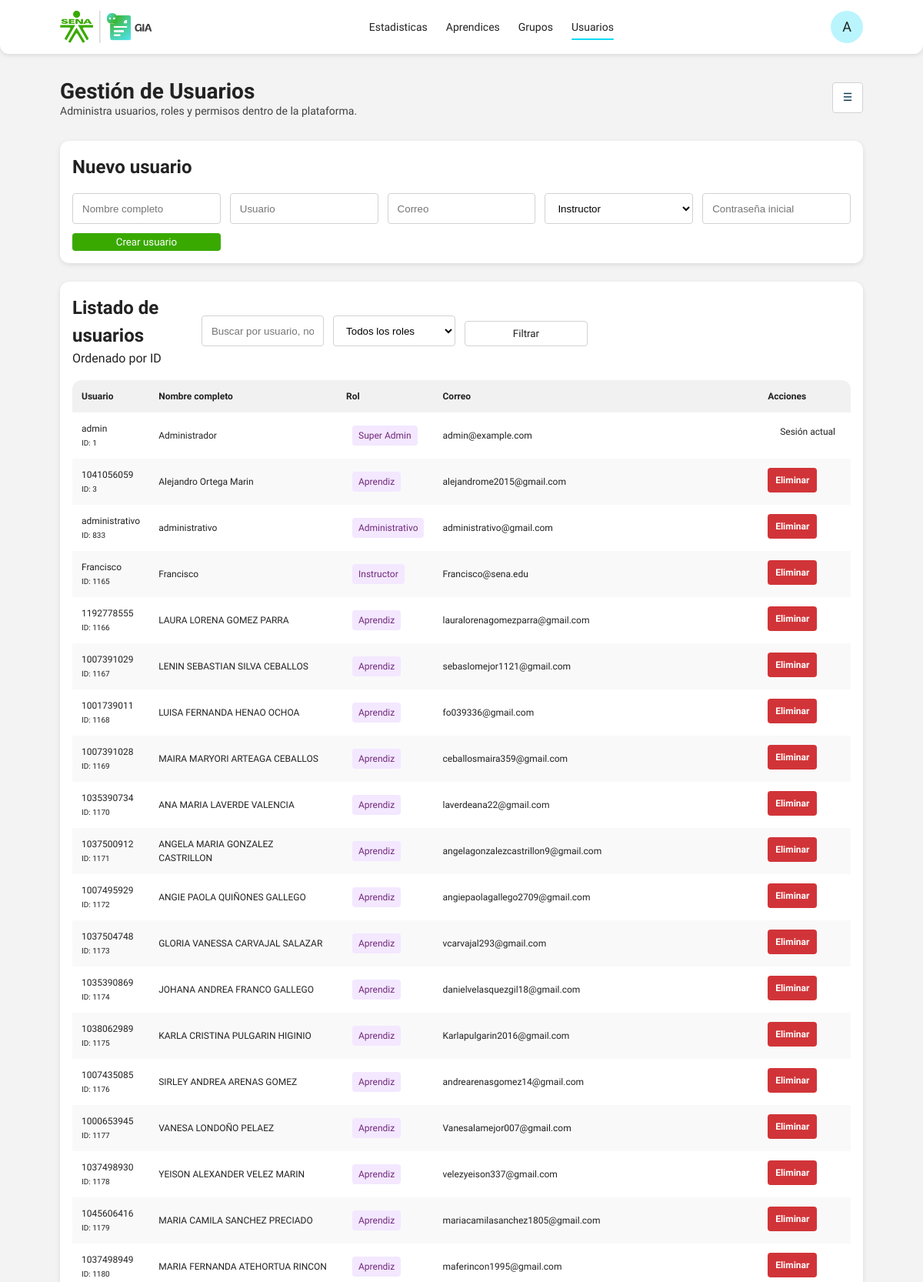
The app's page /users/ (signed in, upper part) with its own data.
### models/user.py (models this page shows, shortened)
class User(UserMixin, db.Model):
    __tablename__ = "user"
    id = db.Column(db.Integer, primary_key=True)
    username = db.Column(db.String(80), unique=True, nullable=False)
    password_hash = db.Column(db.String(255), nullable=False)
    role = db.Column(db.String(30), nullable=False, default="docente")
    full_name = db.Column(db.String(150), nullable=False)
    email = db.Column(db.String(150), nullable=True)
    document_type = db.Column(db.String(20), nullable=True)
    document_number = db.Column(db.String(30), nullable=True)
    managed_group_numbers = db.Column(db.Text, nullable=True)
    active = db.Column(db.Boolean, default=True)
    created_at = db.Column(db.DateTime, default=datetime.utcnow)
    apprentices = db.relationship(
        "Apprentice",
        foreign_keys="Apprentice.created_by",
        backref="owner",
        lazy="select",
    )
    groups = db.relationship(
        "TrainingGroup",
        foreign_keys="TrainingGroup.created_by",
        backref="creator",
        lazy="select",
    )

### routes/users.py (the view, shortened to what this page needs)
@users_bp.route("/", methods=["GET"])
@login_required
def index():
    if not _is_super_admin():
        flash("No tienes permisos para ver la lista de usuarios.", "warning")
        return redirect(url_for("dashboard.index"))
    search = request.args.get("search", "").strip()
    role_filter = request.args.get("role", "").strip()
    query = User.query
    if role_filter:
        query = query.filter(User.role == role_filter)
    users = query.order_by(User.id).all()
    role_labels = {
        "super_admin": "Super Admin",
        "docente": "Instructor",
        "visualizador": "Administrativo",
        "aprendiz": "Aprendiz",
    }
    return render_template("users/index.html", users=users, role_labels=role_labels)

### routes/users.py (called while the page is built)
def _is_super_admin():
    return getattr(current_user, "role", None) == "super_admin"

### services/auth_helpers.py (called while the page is built)
@login_manager.user_loader
def load_user(user_id):
    return User.query.get(int(user_id))

### templates/users/index.html (shortened to what this page needs)
{% extends "base.html" %}
{% block content %}
<section class="page-head page-head--split">
  <div>
    <h1>Gestión de Usuarios</h1>
    <p>Administra usuarios, roles y permisos dentro de la plataforma.</p>
  </div>
  <div class="page-actions">
    {% if _user and _user.role == 'super_admin' %}
      <details class="action-menu">
        <summary aria-label="Más acciones">☰</summary>
      </details>
    {% endif %}
  </div>
</section>
<section class="panel admin-panel">
  <div class="panel__header"><h2>Nuevo usuario</h2></div>
  <form method="post" action="{{ url_for('users.create') }}" class="filters-grid filters-grid--five">
    <input type="text" name="full_name" placeholder="Nombre completo" required>
    <input type="text" name="username" placeholder="Usuario" required>
    <input type="email" name="email" placeholder="Correo">
    <select name="role" required>
      <option value="docente">Instructor</option>
    </select>
    <input type="text" name="password" placeholder="Contraseña inicial" required>
    <button type="submit" class="primary-btn">Crear usuario</button>
  </form>
</section>
<div id="users-management" class="management-list">
  <section class="panel admin-panel">
    <div class="panel__header">
      <div>
        <h2>Listado de usuarios</h2>
        <p class="muted-text">Ordenado por ID</p>
      </div>
      <form method="get" action="{{ url_for('users.index') }}" class="filters-grid filters-grid--three users-filter-form">
        <input type="text" name="search" placeholder="Buscar por usuario, nombre o correo" value="{{ request.args.get('search', '') }}">
        <select name="role">
          <option value="">Todos los roles</option>
        </select>
        <button type="submit" class="ghost-btn">Filtrar</button>
      </form>
    </div>
    <div class="table-wrap">
      <table class="data-table admin-table">
        <thead>
          <tr>
            <th>Usuario</th>
            <th>Nombre completo</th>
            <th>Rol</th>
            <th>Correo</th>
            <th>Acciones</th>
          </tr>
        </thead>
        <tbody>
          {% for user in users %}
          <tr>
            <td>{{ user.username }}<br><small>ID: {{ user.id }}</small></td>
            <td>{{ user.full_name }}</td>
            <td><span class="badge badge--violet">{{ role_labels.get(user.role, user.role) }}</span></td>
            <td>{{ user.email or 'Sin correo' }}</td>
            <td class="actions-cell">
              {% if user.id != current_user.id %}
                <form method="post" action="{{ url_for('users.delete', user_id=user.id) }}" onsubmit="return confirm('¿Eliminar este usuario?');">
                  <button type="submit" class="danger-btn danger-btn--compact">Eliminar</button>
                </form>
              {% else %}
                <span class="badge">Sesión actual</span>
              {% endif %}
            </td>
          </tr>
          {% else %}
          <tr>
            <td colspan="6" class="empty-state">No hay usuarios registrados.</td>
          </tr>
          {% endfor %}
        </tbody>
      </table>
    </div>
  </section>
</div>
{% endblock %}

### static/css/base.css (style rules this page uses)
* { box-sizing: border-box; margin: 0; padding: 0; }
body { font-family: var(--font-family); background: var(--bg); color: var(--text); line-height: 1.5; }
button { font-family: var(--font-family); cursor: pointer; }

### static/css/componets.css (style rules this page uses)
.primary-btn { display: inline-flex; align-items: center; justify-content: center; background: var(--green); padding: 4px 12px; color: #fff; border: 0; border-radius: var(--space-xs); cursor: pointer; transition: background 0.3s ease-in-out; }
.ghost-btn { background: transparent; border: 1px solid var(--line); padding: var(--space-sm) var(--space-md); border-radius: var(--space-xs); font-weight: 400; color: var(--text); cursor: pointer; }
.danger-btn { display: inline-flex; align-items: center; justify-content: center; min-height: 40px; padding: 0 12px; border: 0; border-radius: var(--space-xs); background: var(--danger); color: #fff; font-weight: 600; cursor: pointer; }
.danger-btn--compact { min-height: 32px; padding: 0 10px; font-size: 12px; }
.page-actions { display: inline-flex; align-items: center; gap: 10px; }
.action-menu { position: relative; }
.action-menu summary { display: inline-grid; place-items: center; width: 40px; height: 40px; border: 1px solid var(--line); border-radius: var(--space-xs); background: var(--surface); color: var(--navy); cursor: pointer; list-style: none; font-size: 14px; }
.panel { background: var(--surface); border-radius: var(--radius); box-shadow: var(--shadow); padding: var(--space-md); margin-bottom: var(--space-lg); }
.panel__header { display: flex; justify-content: space-between; align-items: center; margin-bottom: var(--space-md); }
.badge { font-size:0.85rem; margin-left:0.5rem; padding:0.2rem 0.5rem; border-radius:999px; }
.badge { display: inline-flex; align-items: center; padding: var(--space-xs) var(--space-sm); border-radius: 4px; font-size: 12px; }
.badge--violet { background: #f3e8ff; color: #71277a; }

### static/css/layout.css (style rules this page uses)
.page-head { display: flex; flex-direction: column; gap: var(--space-sm); margin-bottom: 28px; padding-top: 28px; }
.page-head h1 { font-size: 28px; font-weight: 700; color: var(--colorneutral-6); }
.page-head p { font-size: 14px; font-weight: 400; color: var(--colorneutral-5); margin: -6px 0 0 0; }
.page-head--split { justify-content: space-between; flex-direction: row; align-items: center; }

### static/css/tokens.css (style rules this page uses)
:root { --font-family: 'Work Sans', sans-serif; --colorneutral-1: #ffffff; --colorneutral-2: #f3f3f3; --colorneutral-3: #d2d2d2; --colorneutral-4: #706f6e; --colorneutral-5: #404040; --colorneutral-6: #222222; --colorgreen-1: #39a900; --colorgreen-2: #007832; --colornavy-1: #00304d; --colorcyan-1: #09daf6; --colorviolet-1: #71277a; --coloryellow-1: #fdc300; --colororange-1: #ff6b00; --colorred-1: #d13438; --colorred-2: #a32f2f; --space-s: 4px; --space-m: 8px; --space-l: 12px; --space-xl: 16px; --radius-1: 4px; --radius-2: 8px; --radius-3: 12px; --shadow: 0 2px 6px rgba(0,0,0,0.1); --green: #39a900; --darkgreen: #007832; --navy: #00304d; --cyan: #09daf6; --danger: #d13438; --darkdanger: #a32f2f; --muted: #706f6e; --darkmuted: #404040; --text: #222; --surface: #fff; --bg: #f3f3f3; --line: #d2d2d2; --space-xs: 4px; --space-sm: 8px; --space-md: 16px; --space-lg: 24px; --radius: 12px; --shadow: 0 2px 6px rgba(0,0,0,0.1); }

### static/css/apprentices.css (style rules this page uses)
.table-wrap { overflow-x: auto; border-radius: var(--radius); }
.data-table { width: 100%; border-collapse: collapse; font-size: 12px; color: var(--text); }
.data-table thead { background: #f1f1f1; }
.data-table th { text-align: left; font-weight: 600; font-size: 12px; padding: 12px; }
.data-table td { text-align: left; font-weight: 400; padding: 12px; font-size: 12px; }
.data-table tbody tr:nth-child(odd) { background: #fff; }
.data-table tbody tr:nth-child(even) { background: #f9f9f9; }
.actions-cell { white-space:nowrap; display:flex; gap:16px; align-items:center; justify-content:start; }
.actions-cell form { display:inline-block; margin:0; }
.admin-panel .filters-grid, .admin-panel .filters-grid--five { display: grid; grid-template-columns: repeat(5, minmax(140px, 1fr)); gap: 12px; align-items: end; }
.admin-panel input, .admin-panel select, .admin-panel textarea { width: 100%; min-height: 40px; border: 1px solid #d2d2d2; border-radius: var(--space-xs); padding: 0 12px; background: #fff; }
.admin-table td, .admin-table th { vertical-align: middle; }

### records on screen
User: username "admin", id "1", full_name "Administrador", get "Super Admin", email "admin@example.com", shows "Sesión actual"
User: username "1041056059", id "3", full_name "Alejandro Ortega Marin", get "Aprendiz", email "alejandrome2015@gmail.com"
User: username "administrativo", id "833", full_name "administrativo", get "Administrativo", email "administrativo@gmail.com"
User: username "Francisco", id "1165", full_name "Francisco", get "Instructor", email "Francisco@sena.edu"
User: username "1192778555", id "1166", full_name "LAURA LORENA GOMEZ PARRA", get "Aprendiz", email "lauralorenagomezparra@gmail.com"
User: username "1007391029", id "1167", full_name "LENIN SEBASTIAN SILVA CEBALLOS", get "Aprendiz", email "sebaslomejor1121@gmail.com"
User: username "1001739011", id "1168", full_name "LUISA FERNANDA HENAO OCHOA", get "Aprendiz", email "fo039336@gmail.com"
User: username "1007391028", id "1169", full_name "MAIRA MARYORI ARTEAGA CEBALLOS", get "Aprendiz", email "ceballosmaira359@gmail.com"
User: username "1035390734", id "1170", full_name "ANA MARIA LAVERDE VALENCIA", get "Aprendiz", email "laverdeana22@gmail.com"
User: username "1037500912", id "1171", full_name "ANGELA MARIA GONZALEZ CASTRILLON", get "Aprendiz", email "angelagonzalezcastrillon9@gmail.com"
User: username "1007495929", id "1172", full_name "ANGIE PAOLA QUIÑONES GALLEGO", get "Aprendiz", email "angiepaolagallego2709@gmail.com"
User: username "1037504748", id "1173", full_name "GLORIA VANESSA CARVAJAL SALAZAR", get "Aprendiz", email "vcarvajal293@gmail.com"
User: username "1035390869", id "1174", full_name "JOHANA ANDREA FRANCO GALLEGO", get "Aprendiz", email "danielvelasquezgil18@gmail.com"
User: username "1038062989", id "1175", full_name "KARLA CRISTINA PULGARIN HIGINIO", get "Aprendiz", email "Karlapulgarin2016@gmail.com"
User: username "1007435085", id "1176", full_name "SIRLEY ANDREA ARENAS GOMEZ", get "Aprendiz", email "andrearenasgomez14@gmail.com"
User: username "1000653945", id "1177", full_name "VANESA LONDOÑO PELAEZ", get "Aprendiz", email "Vanesalamejor007@gmail.com"
User: username "1037498930", id "1178", full_name "YEISON ALEXANDER VELEZ MARIN", get "Aprendiz", email "velezyeison337@gmail.com"
User: username "1045606416", id "1179", full_name "MARIA CAMILA SANCHEZ PRECIADO", get "Aprendiz", email "mariacamilasanchez1805@gmail.com"
User: username "1037498949", id "1180", full_name "MARIA FERNANDA ATEHORTUA RINCON", get "Aprendiz", email "maferincon1995@gmail.com"
